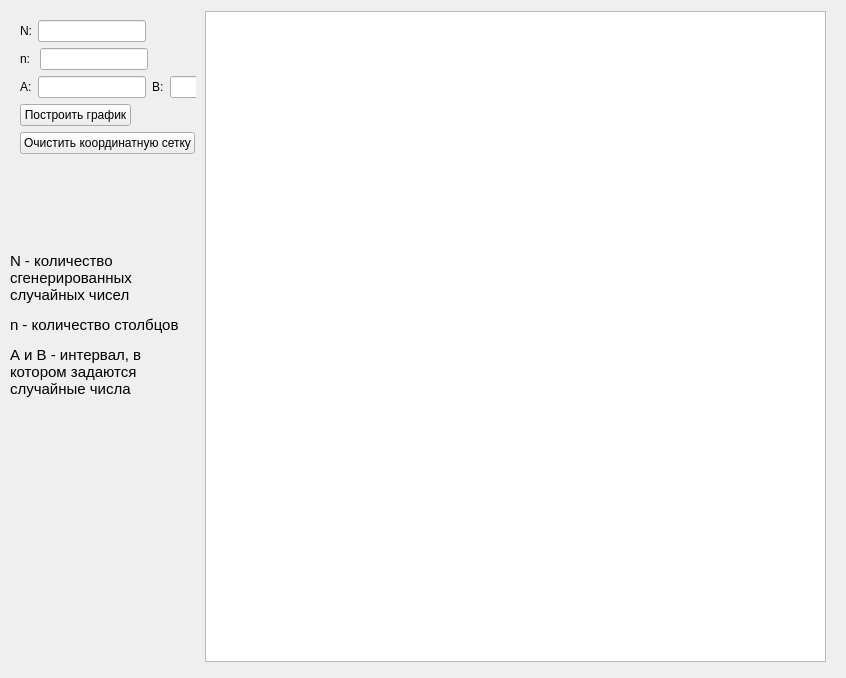
<?xml version="1.0" encoding="UTF-8"?>
<ui version="4.0">
 <class>Form</class>
 <widget class="QWidget" name="Form">
  <property name="geometry">
   <rect>
    <x>0</x>
    <y>0</y>
    <width>846</width>
    <height>678</height>
   </rect>
  </property>
  <property name="sizePolicy">
   <sizepolicy hsizetype="Maximum" vsizetype="Maximum">
    <horstretch>0</horstretch>
    <verstretch>0</verstretch>
   </sizepolicy>
  </property>
  <property name="maximumSize">
   <size>
    <width>846</width>
    <height>678</height>
   </size>
  </property>
  <property name="windowTitle">
   <string>Form</string>
  </property>
  <widget class="PlotWidget" name="graphicsView">
   <property name="geometry">
    <rect>
     <x>205</x>
     <y>11</y>
     <width>621</width>
     <height>651</height>
    </rect>
   </property>
  </widget>
  <widget class="QWidget" name="layoutWidget">
   <property name="geometry">
    <rect>
     <x>20</x>
     <y>20</y>
     <width>176</width>
     <height>166</height>
    </rect>
   </property>
   <layout class="QFormLayout" name="formLayout">
    <item row="0" column="0">
     <layout class="QHBoxLayout" name="horizontalLayout_2">
      <item>
       <widget class="QLabel" name="label_2">
        <property name="text">
         <string>N:</string>
        </property>
       </widget>
      </item>
      <item>
       <widget class="QLineEdit" name="N_Edit"/>
      </item>
     </layout>
    </item>
    <item row="1" column="0">
     <layout class="QHBoxLayout" name="horizontalLayout_3">
      <item>
       <widget class="QLabel" name="label_3">
        <property name="text">
         <string>n: </string>
        </property>
       </widget>
      </item>
      <item>
       <widget class="QLineEdit" name="n_Edit"/>
      </item>
     </layout>
    </item>
    <item row="2" column="0">
     <layout class="QHBoxLayout" name="horizontalLayout_4">
      <item>
       <widget class="QLabel" name="label_5">
        <property name="text">
         <string>A:</string>
        </property>
       </widget>
      </item>
      <item>
       <widget class="QLineEdit" name="A_Edit"/>
      </item>
      <item>
       <widget class="QLabel" name="label_6">
        <property name="text">
         <string>B:</string>
        </property>
       </widget>
      </item>
      <item>
       <widget class="QLineEdit" name="B_Edit"/>
      </item>
     </layout>
    </item>
    <item row="3" column="0">
     <widget class="QPushButton" name="createButt">
      <property name="text">
       <string>Построить график</string>
      </property>
     </widget>
    </item>
    <item row="4" column="0">
     <widget class="QPushButton" name="clearButt">
      <property name="text">
       <string>Очистить координатную сетку</string>
      </property>
      <property name="autoDefault">
       <bool>false</bool>
      </property>
      <property name="default">
       <bool>false</bool>
      </property>
     </widget>
    </item>
   </layout>
  </widget>
  <widget class="QLabel" name="label_4">
   <property name="geometry">
    <rect>
     <x>10</x>
     <y>220</y>
     <width>171</width>
     <height>211</height>
    </rect>
   </property>
   <property name="text">
    <string>&lt;html&gt;&lt;head/&gt;&lt;body&gt;&lt;p&gt;&lt;span style=&quot; font-size:11pt;&quot;&gt;N - количество сгенерированных случайных чисел&lt;/span&gt;&lt;/p&gt;&lt;p&gt;&lt;span style=&quot; font-size:11pt;&quot;&gt;n - количество столбцов&lt;/span&gt;&lt;/p&gt;&lt;p&gt;&lt;span style=&quot; font-size:11pt;&quot;&gt;А и B - интервал, в котором задаются случайные числа&lt;/span&gt;&lt;/p&gt;&lt;/body&gt;&lt;/html&gt;</string>
   </property>
   <property name="wordWrap">
    <bool>true</bool>
   </property>
  </widget>
 </widget>
 <customwidgets>
  <customwidget>
   <class>PlotWidget</class>
   <extends>QGraphicsView</extends>
   <header>pyqtgraph</header>
  </customwidget>
 </customwidgets>
 <resources/>
 <connections/>
</ui>
